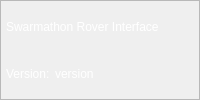
       <widget class="QFrame" name="version_frame">
        <property name="sizePolicy">
         <sizepolicy hsizetype="Preferred" vsizetype="Fixed">
          <horstretch>0</horstretch>
          <verstretch>0</verstretch>
         </sizepolicy>
        </property>
        <property name="frameShape">
         <enum>QFrame::StyledPanel</enum>
        </property>
        <property name="frameShadow">
         <enum>QFrame::Raised</enum>
        </property>
        <layout class="QGridLayout" name="gridLayout_11">
         <property name="leftMargin">
          <number>5</number>
         </property>
         <property name="topMargin">
          <number>5</number>
         </property>
         <property name="rightMargin">
          <number>5</number>
         </property>
         <property name="bottomMargin">
          <number>5</number>
         </property>
         <property name="spacing">
          <number>5</number>
         </property>
         <item row="1" column="0">
          <widget class="QLabel" name="label_21">
           <property name="sizePolicy">
            <sizepolicy hsizetype="Preferred" vsizetype="Preferred">
             <horstretch>0</horstretch>
             <verstretch>0</verstretch>
            </sizepolicy>
           </property>
           <property name="styleSheet">
            <string notr="true">color: rgb(255, 255, 255);</string>
           </property>
           <property name="text">
            <string>Version:</string>
           </property>
          </widget>
         </item>
         <item row="1" column="1">
          <widget class="QLabel" name="version_number_label">
           <property name="sizePolicy">
            <sizepolicy hsizetype="Preferred" vsizetype="Preferred">
             <horstretch>1</horstretch>
             <verstretch>0</verstretch>
            </sizepolicy>
           </property>
           <property name="styleSheet">
            <string notr="true">color: rgb(255, 255, 255);</string>
           </property>
           <property name="text">
            <string>version</string>
           </property>
          </widget>
         </item>
         <item row="0" column="0" colspan="2">
          <widget class="QLabel" name="label_19">
           <property name="sizePolicy">
            <sizepolicy hsizetype="Preferred" vsizetype="Preferred">
             <horstretch>0</horstretch>
             <verstretch>0</verstretch>
            </sizepolicy>
           </property>
           <property name="styleSheet">
            <string notr="true">color: rgb(255, 255, 255);</string>
           </property>
           <property name="text">
            <string>Swarmathon Rover Interface</string>
           </property>
          </widget>
         </item>
        </layout>
       </widget>
